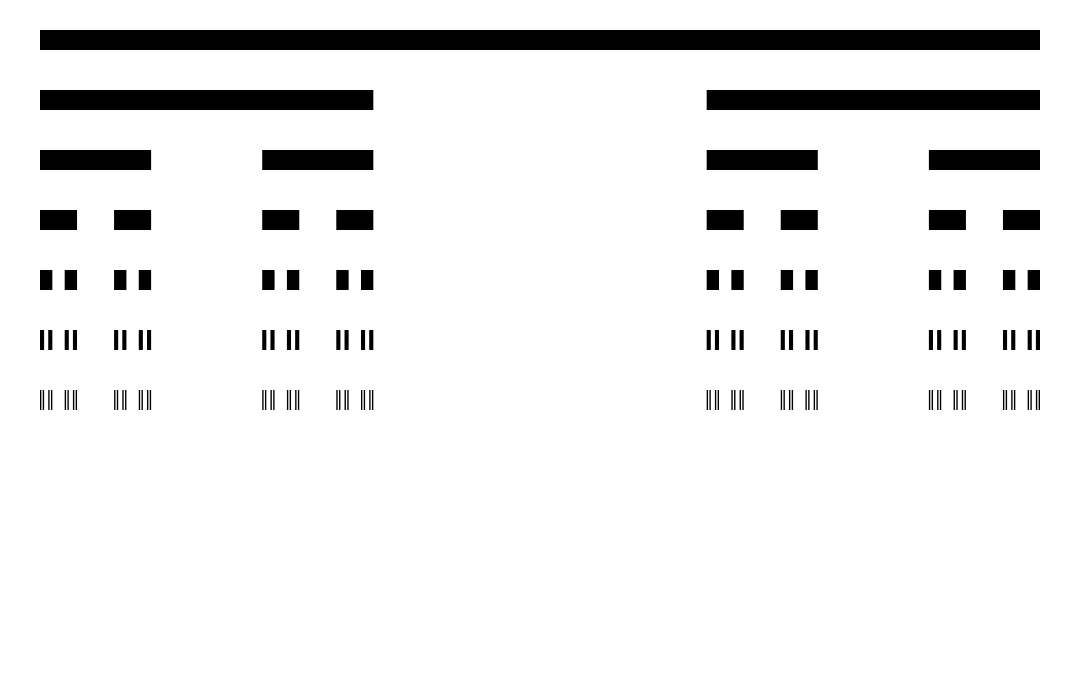
Frame 1 (no input)
Frame 2 (the mouse pressed at the canvas centre, redrawn once): identical to frame 1, image omitted

The Processing sketch that drew this single still picture (run headless with seeded random() and noise(); the mouse was pressed at the canvas centre and the sketch redrawn once):

// Processing sketch: build
// ── build.pde
void setup() {
  size(1080, 680);
  background(255);
  cantor(40, 30, 1000);
}

void draw() {
  noLoop();
}

void cantor(float x, float y, float len) {
  
  float h = 60;
  
  if(len >= 1) {
    noStroke();
    fill(0);
    rect(x, y, len, h/3);
    y += h;
    cantor(x, y, len/3);
    cantor(x + len*2/3, y, len/3);
  }
  
}
